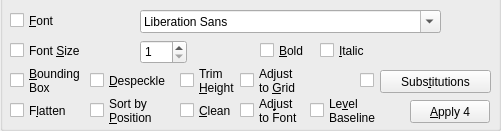
  <widget class="QGroupBox" name="normalize_3">
   <property name="geometry">
    <rect>
     <x>10</x>
     <y>550</y>
     <width>501</width>
     <height>131</height>
    </rect>
   </property>
   <property name="toolTip">
    <string/>
   </property>
   <property name="whatsThis">
    <string/>
   </property>
   <property name="styleSheet">
    <string notr="true">QGroupBox{padding-top:20px; margin-top:-20px}</string>
   </property>
   <property name="title">
    <string/>
   </property>
   <widget class="QCheckBox" name="normalizeFont_3">
    <property name="geometry">
     <rect>
      <x>10</x>
      <y>10</y>
      <width>121</width>
      <height>21</height>
     </rect>
    </property>
    <property name="toolTip">
     <string>&lt;html&gt;&lt;head/&gt;&lt;body&gt;&lt;p&gt;Set word item's font to selected one.&lt;/p&gt;&lt;/body&gt;&lt;/html&gt;</string>
    </property>
    <property name="accessibleName">
     <string>Apply &amp;Font</string>
    </property>
    <property name="text">
     <string>&amp;Font</string>
    </property>
   </widget>
   <widget class="QFontComboBox" name="preferredFont_3">
    <property name="geometry">
     <rect>
      <x>140</x>
      <y>10</y>
      <width>301</width>
      <height>23</height>
     </rect>
    </property>
    <property name="toolTip">
     <string>&lt;html&gt;&lt;head/&gt;&lt;body&gt;&lt;p&gt;New font to be used (if checked).&lt;/p&gt;&lt;/body&gt;&lt;/html&gt;</string>
    </property>
    <property name="accessibleName">
     <string>Font &amp;Name</string>
    </property>
   </widget>
   <widget class="QCheckBox" name="normalizeFontSize_3">
    <property name="geometry">
     <rect>
      <x>10</x>
      <y>40</y>
      <width>121</width>
      <height>21</height>
     </rect>
    </property>
    <property name="toolTip">
     <string>&lt;html&gt;&lt;head/&gt;&lt;body&gt;&lt;p&gt;Change Font Size to selected value.&lt;/p&gt;&lt;/body&gt;&lt;/html&gt;</string>
    </property>
    <property name="accessibleName">
     <string>Apply &amp;Size</string>
    </property>
    <property name="text">
     <string>Font &amp;Size</string>
    </property>
   </widget>
   <widget class="QCheckBox" name="normalizeBBox_3">
    <property name="geometry">
     <rect>
      <x>10</x>
      <y>60</y>
      <width>111</width>
      <height>41</height>
     </rect>
    </property>
    <property name="toolTip">
     <string>&lt;html&gt;&lt;head/&gt;&lt;body&gt;&lt;p&gt;Scale bounding box to exactly fit new font size. Center of left margin does not move.&lt;/p&gt;&lt;/body&gt;&lt;/html&gt;</string>
    </property>
    <property name="text">
     <string>&amp;Bounding
Box</string>
    </property>
   </widget>
   <widget class="QCheckBox" name="setBold_3">
    <property name="geometry">
     <rect>
      <x>260</x>
      <y>40</y>
      <width>85</width>
      <height>21</height>
     </rect>
    </property>
    <property name="toolTip">
     <string>&lt;html&gt;&lt;head/&gt;&lt;body&gt;&lt;p&gt;Tri-state: set, clear, no change&lt;/p&gt;&lt;/body&gt;&lt;/html&gt;</string>
    </property>
    <property name="text">
     <string>&amp;Bold</string>
    </property>
    <property name="tristate">
     <bool>true</bool>
    </property>
   </widget>
   <widget class="QCheckBox" name="setItalic_3">
    <property name="geometry">
     <rect>
      <x>320</x>
      <y>40</y>
      <width>85</width>
      <height>21</height>
     </rect>
    </property>
    <property name="toolTip">
     <string>&lt;html&gt;&lt;head/&gt;&lt;body&gt;&lt;p&gt;Tri-state: set, clear, no-change&lt;/p&gt;&lt;/body&gt;&lt;/html&gt;</string>
    </property>
    <property name="text">
     <string>&amp;Italic</string>
    </property>
    <property name="tristate">
     <bool>true</bool>
    </property>
   </widget>
   <widget class="QCheckBox" name="trimHeight_3">
    <property name="geometry">
     <rect>
      <x>180</x>
      <y>60</y>
      <width>101</width>
      <height>41</height>
     </rect>
    </property>
    <property name="toolTip">
     <string>Trim overheight words to font (heuristic)</string>
    </property>
    <property name="text">
     <string>Trim
&amp;Height</string>
    </property>
   </widget>
   <widget class="QPushButton" name="openSubst_3">
    <property name="geometry">
     <rect>
      <x>380</x>
      <y>70</y>
      <width>111</width>
      <height>23</height>
     </rect>
    </property>
    <property name="toolTip">
     <string>Substitute Strings: opens string editor</string>
    </property>
    <property name="text">
     <string>Subs&amp;titutions</string>
    </property>
   </widget>
   <widget class="QCheckBox" name="applySubst_3">
    <property name="geometry">
     <rect>
      <x>360</x>
      <y>70</y>
      <width>16</width>
      <height>21</height>
     </rect>
    </property>
    <property name="toolTip">
     <string>Automatically substitute strings</string>
    </property>
    <property name="accessibleName">
     <string>Apply S&amp;ubstitutions</string>
    </property>
    <property name="text">
     <string/>
    </property>
   </widget>
   <widget class="QCheckBox" name="applySort_3">
    <property name="geometry">
     <rect>
      <x>90</x>
      <y>90</y>
      <width>71</width>
      <height>41</height>
     </rect>
    </property>
    <property name="toolTip">
     <string>&lt;html&gt;&lt;head/&gt;&lt;body&gt;&lt;p&gt;Sort by Y for non-words, X for words. (Into natural reading order.)&lt;/p&gt;&lt;/body&gt;&lt;/html&gt;</string>
    </property>
    <property name="text">
     <string>Sort by
&amp;Position</string>
    </property>
   </widget>
   <widget class="QCheckBox" name="applyFlatten_3">
    <property name="geometry">
     <rect>
      <x>10</x>
      <y>100</y>
      <width>85</width>
      <height>21</height>
     </rect>
    </property>
    <property name="toolTip">
     <string>&lt;html&gt;&lt;head/&gt;&lt;body&gt;&lt;p&gt;Move all textlines to a single paragraph.&lt;/p&gt;&lt;/body&gt;&lt;/html&gt;</string>
    </property>
    <property name="text">
     <string>F&amp;latten</string>
    </property>
   </widget>
   <widget class="QPushButton" name="buttonApply_3">
    <property name="geometry">
     <rect>
      <x>410</x>
      <y>100</y>
      <width>80</width>
      <height>23</height>
     </rect>
    </property>
    <property name="text">
     <string>&amp;Apply 4</string>
    </property>
   </widget>
   <widget class="QSpinBox" name="preferredSize_3">
    <property name="geometry">
     <rect>
      <x>140</x>
      <y>40</y>
      <width>47</width>
      <height>24</height>
     </rect>
    </property>
    <property name="toolTip">
     <string>&lt;html&gt;&lt;head/&gt;&lt;body&gt;&lt;p&gt;New font size for all words, if checked.&lt;/p&gt;&lt;/body&gt;&lt;/html&gt;</string>
    </property>
    <property name="accessibleName">
     <string>Font Si&amp;ze</string>
    </property>
    <property name="minimum">
     <number>1</number>
    </property>
   </widget>
   <widget class="QCheckBox" name="levelBaseline_3">
    <property name="geometry">
     <rect>
      <x>310</x>
      <y>90</y>
      <width>85</width>
      <height>41</height>
     </rect>
    </property>
    <property name="toolTip">
     <string>&lt;html&gt;&lt;head/&gt;&lt;body&gt;&lt;p&gt;Adjust baseline angle to mean angle for the current page.  Excludes outliers in mean calculation.&lt;/p&gt;&lt;/body&gt;&lt;/html&gt;</string>
    </property>
    <property name="text">
     <string>Le&amp;vel
Baseline</string>
    </property>
   </widget>
   <widget class="QCheckBox" name="applyDespeckle_3">
    <property name="geometry">
     <rect>
      <x>90</x>
      <y>70</y>
      <width>85</width>
      <height>21</height>
     </rect>
    </property>
    <property name="toolTip">
     <string>&lt;html&gt;&lt;head/&gt;&lt;body&gt;&lt;p&gt;Remove very small items (speckles).&lt;/p&gt;&lt;/body&gt;&lt;/html&gt;</string>
    </property>
    <property name="text">
     <string>&amp;Despeckle</string>
    </property>
   </widget>
   <widget class="QCheckBox" name="cleanTextlines_3">
    <property name="geometry">
     <rect>
      <x>180</x>
      <y>100</y>
      <width>85</width>
      <height>21</height>
     </rect>
    </property>
    <property name="toolTip">
     <string>&lt;html&gt;&lt;head/&gt;&lt;body&gt;&lt;p&gt;Remove empty empty container groups.&lt;/p&gt;&lt;/body&gt;&lt;/html&gt;</string>
    </property>
    <property name="text">
     <string>&amp;Clean</string>
    </property>
   </widget>
   <widget class="QCheckBox" name="adjustToFont_3">
    <property name="geometry">
     <rect>
      <x>240</x>
      <y>90</y>
      <width>85</width>
      <height>41</height>
     </rect>
    </property>
    <property name="toolTip">
     <string>&lt;html&gt;&lt;head/&gt;&lt;body&gt;&lt;p&gt;Adjust bounding box to match current font.&lt;/p&gt;&lt;/body&gt;&lt;/html&gt;</string>
    </property>
    <property name="text">
     <string>Ad&amp;just
to Font</string>
    </property>
   </widget>
   <widget class="QCheckBox" name="adjustToGrid_3">
    <property name="geometry">
     <rect>
      <x>240</x>
      <y>60</y>
      <width>85</width>
      <height>41</height>
     </rect>
    </property>
    <property name="text">
     <string>Adjust
to &amp;Grid</string>
    </property>
   </widget>
  </widget>
